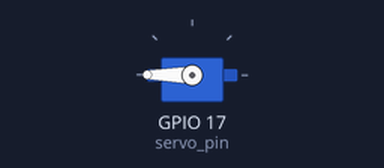
A program run on a simulated Raspberry Pi (BCM pin numbers). On the bench: servo. Servo angles are drawn from the pulse width (0.5 ms = 0°, 2.5 ms = 180°).

Above: at 0.05 s.
Timing chart, 0 to 4.6 s (numbered marks = the images above):
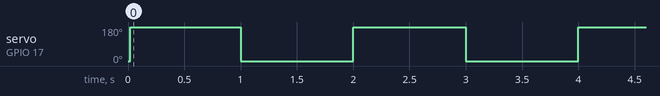

The program:

Servomotor.py
```python
# Import the python libraries needed
import RPi.GPIO as GPIO # Import library RPi.GPIO & calling it GPIO
import time             # Import time library to call time.sleep (delay)

# Set the GPIO mode to Broadcom pin
GPIO.setmode(GPIO.BCM)  # Broadcom(BCM) use to configure Raspberry Pi pins using the Broadcom channel nu
GPIO.setwarnings(False) # Suppresse any warnings generated by RPi.GPIO library

# Set the GPIO pin you connected the servo signal wire to
servo_pin = 17                  # Assign GPIO pin number 17 as servo motor
GPIO.setup(servo_pin, GPIO.OUT) # Set the servo_pin GPIO pin as an output

# Create a PWM object
pwm = GPIO.PWM(servo_pin, 50)  # 50 Hz (20 ms period)

# Start the PWM with 0% duty cycle (servo at one extreme position)
pwm.start(2.5)


while True:
    # Move the servo to the other extreme position
    pwm.ChangeDutyCycle(12.5)
    # Wait 1 Second
    time.sleep(1)
    # Move the servo back to the initial position
    pwm.ChangeDutyCycle(2.5)
    # Wait 1 Second
    time.sleep(1)

# Clean up
pwm.stop()
# Clean up GPIO and release resources
GPIO.cleanup()
```

Measured:
- by itself, servo on GPIO 17 (servo_pin): alternates 180° for 1.0 s and 0° for 1.0 s
